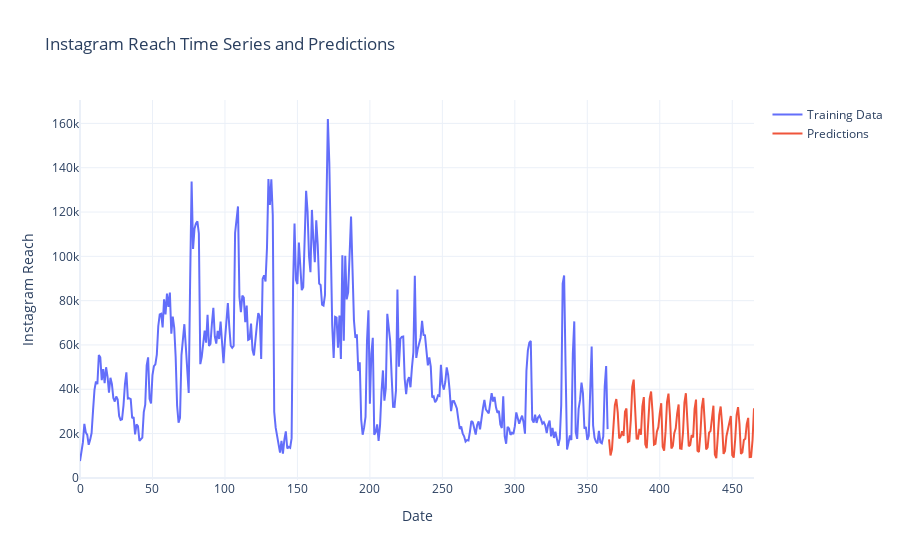

Source (notebook cell):
### Code cell
predictions = model.predict(len(data), len(data)+100)

trace_train = go.Scatter(x=data.index, 
                         y=data["Instagram reach"], 
                         mode="lines", 
                         name="Training Data")
trace_pred = go.Scatter(x=predictions.index, 
                        y=predictions, 
                        mode="lines", 
                        name="Predictions")

layout = go.Layout(title="Instagram Reach Time Series and Predictions", 
                   xaxis_title="Date", 
                   yaxis_title="Instagram Reach")

fig = go.Figure(data=[trace_train, trace_pred], layout=layout)
fig.show()

### Figure 1 — Plotly figure (JSON) as saved in the notebook; plotly's stock layout.template omitted (floating-point values rounded to 4 significant figures; data arrays with more than 128 entries replaced by an {"elided": "..."} marker saying what was removed)
{"data": [{"mode": "lines", "name": "Training Data", "type": "scatter", "x": {"elided": "365 int values"}, "y": {"elided": "365 int values"}}, {"mode": "lines", "name": "Predictions", "type": "scatter", "x": [365, 366, 367, 368, 369, 370, 371, 372, 373, 374, 375, 376, 377, 378, 379, 380, 381, 382, 383, 384, 385, 386, 387, 388, 389, 390, 391, 392, 393, 394, 395, 396, 397, 398, 399, 400, 401, 402, 403, 404, 405, 406, 407, 408, 409, 410, 411, 412, 413, 414, 415, 416, 417, 418, 419, 420, 421, 422, 423, 424, 425, 426, 427, 428, 429, 430, 431, 432, 433, 434, 435, 436, 437, 438, 439, 440, 441, 442, 443, 444, 445, 446, 447, 448, 449, 450, 451, 452, 453, 454, 455, 456, 457, 458, 459, 460, 461, 462, 463, 464, 465], "y": [17410.0, 10090.0, 12920.0, 21300.0, 32820.0, 35560.0, 29440.0, 17770.0, 18670.0, 21020.0, 18890.0, 29850.0, 31310.0, 16270.0, 16610.0, 26130.0, 41040.0, 44380.0, 33190.0, 17760.0, 17720.0, 22090.0, 19520.0, 32260.0, 36460.0, 15170.0, 13400.0, 24180.0, 35680.0, 39020.0, 29720.0, 15000.0, 15370.0, 20890.0, 22890.0, 29110.0, 33710.0, 14080.0, 12260.0, 21090.0, 34260.0, 38060.0, 28470.0, 13280.0, 14410.0, 20210.0, 22360.0, 29120.0, 33150.0, 13310.0, 13140.0, 20230.0, 34000.0, 38220.0, 27830.0, 14320.0, 14890.0, 19350.0, 18210.0, 31020.0, 35360.0, 12250.0, 11750.0, 19600.0, 31840.0, 36080.0, 25160.0, 12820.0, 13730.0, 20450.0, 21140.0, 28400.0, 32570.0, 10520.0, 8920.0, 18480.0, 28310.0, 32230.0, 24170.0, 10860.0, 12170.0, 18780.0, 21660.0, 24470.0, 27970.0, 10270.0, 9163.0, 17200.0, 28330.0, 31960.0, 24210.0, 10820.0, 11520.0, 17070.0, 17660.0, 24270.0, 27080.0, 9399.0, 9452.0, 17110.0, 31390.0]}], "layout": {"title": {"text": "Instagram Reach Time Series and Predictions"}, "xaxis": {"title": {"text": "Date"}}, "yaxis": {"title": {"text": "Instagram Reach"}}}}
